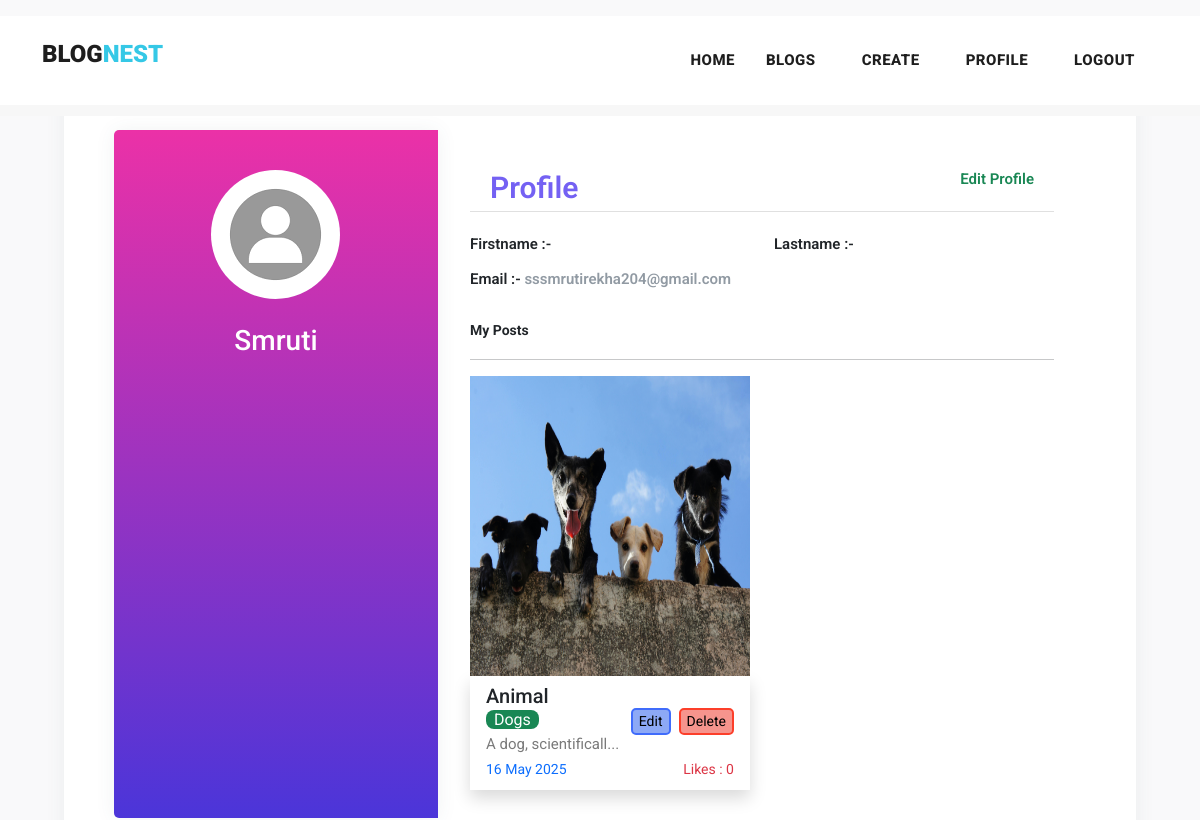
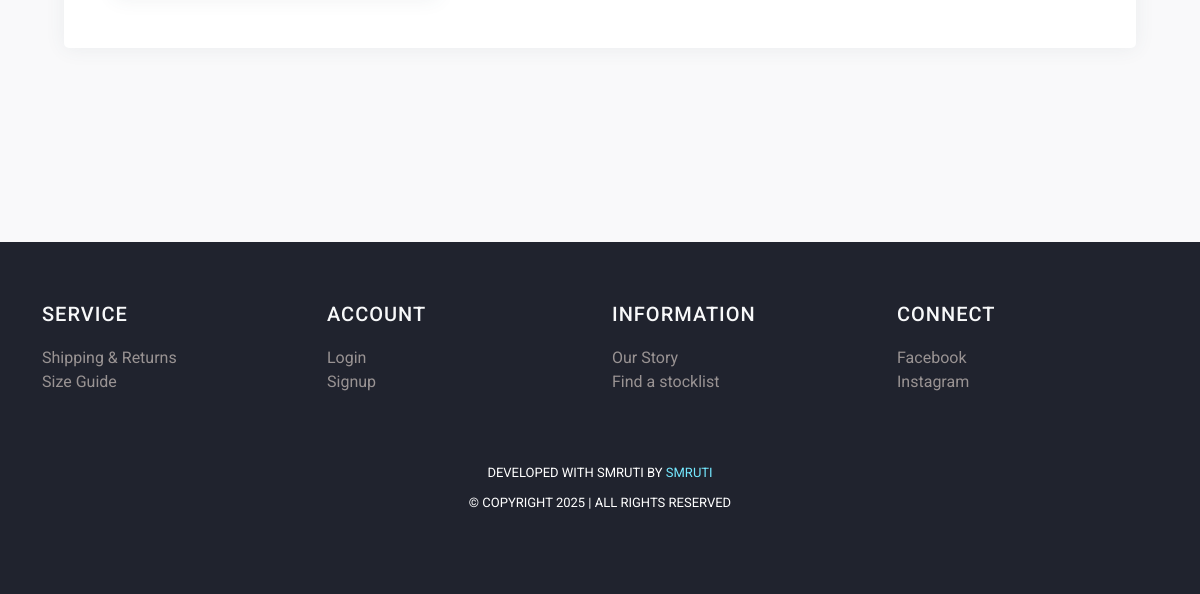
The page /profile/14 on the database as committed earlier (2 pictures, top to bottom).
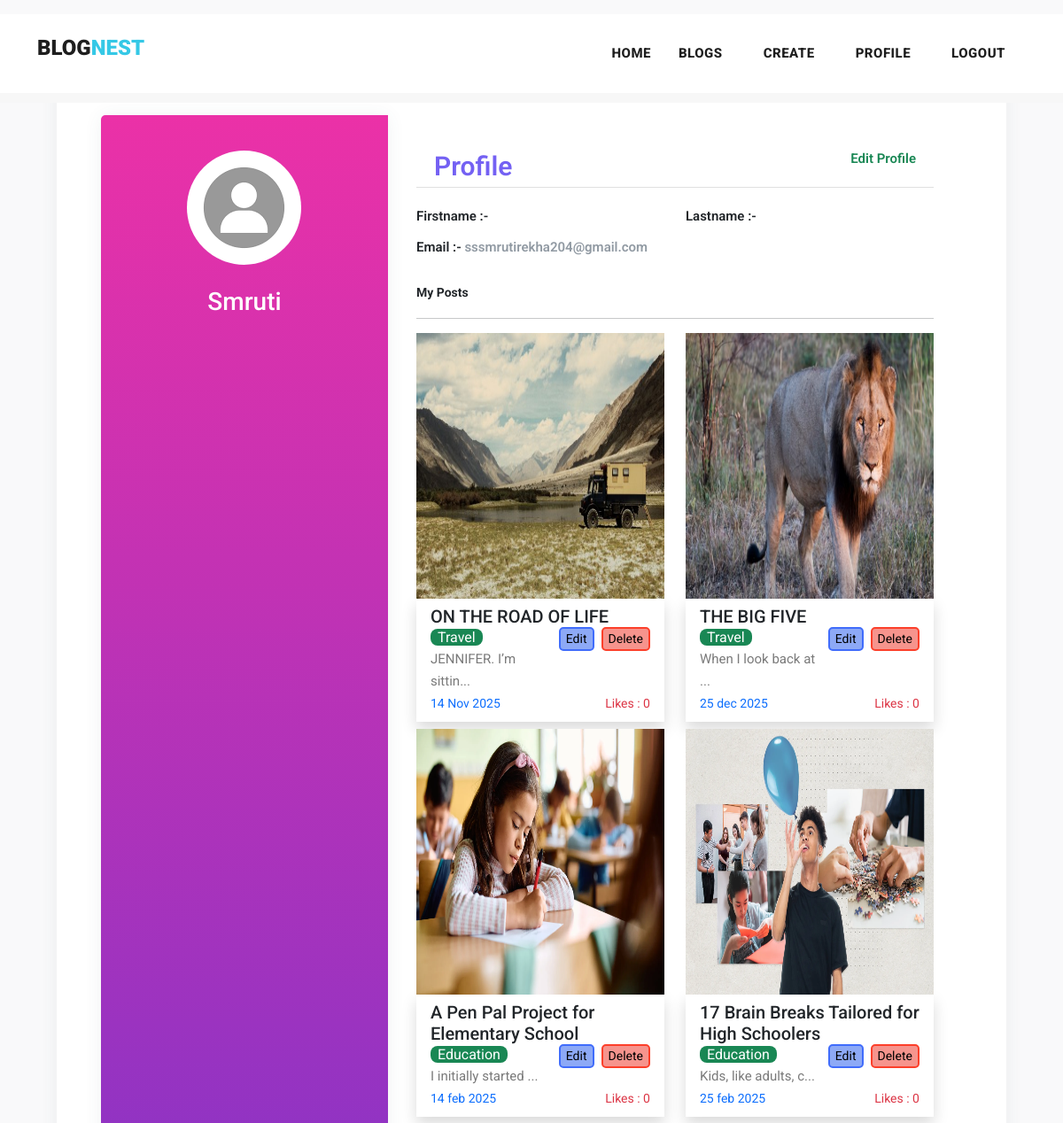
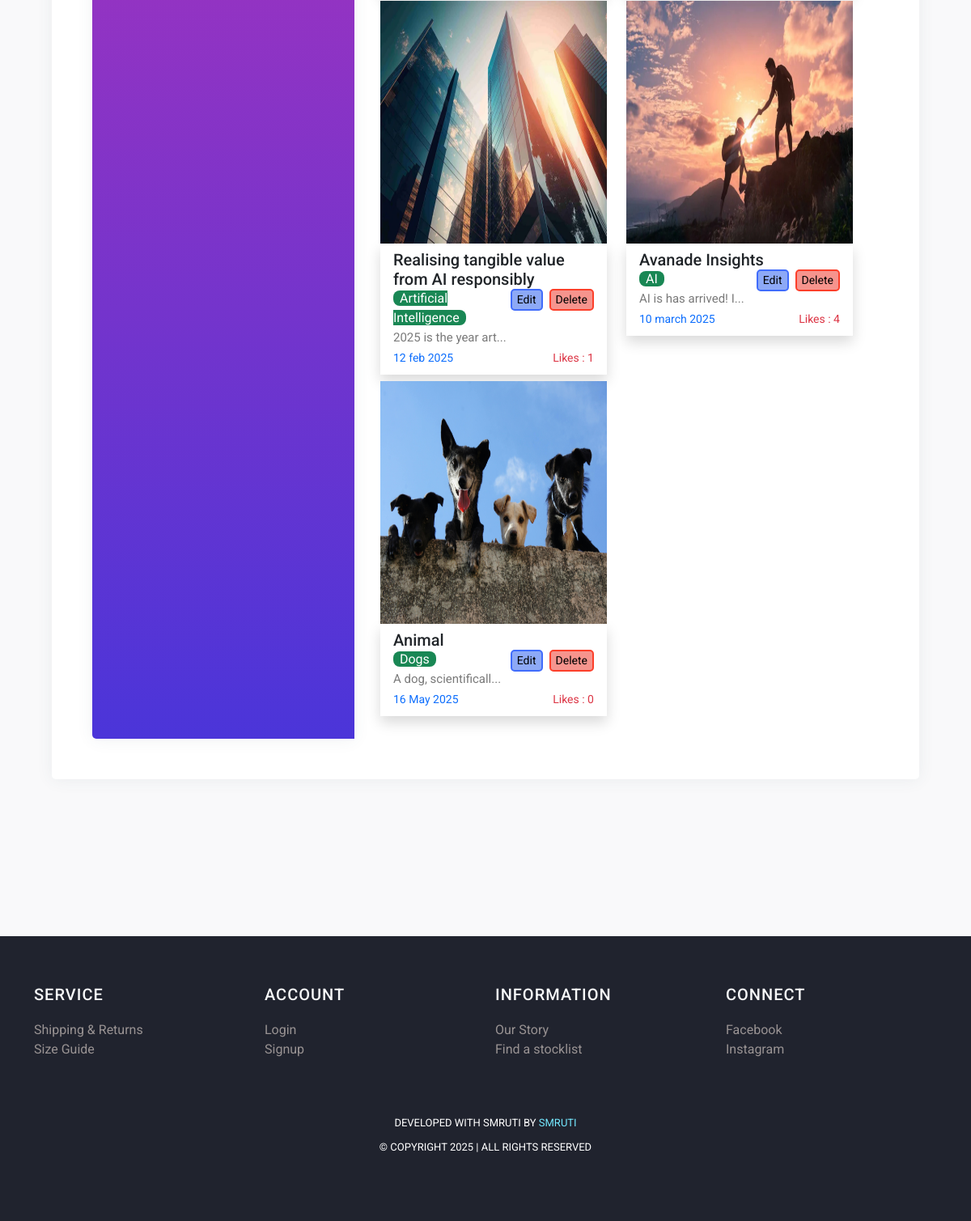
The same page on the database as committed later (2 pictures, top to bottom).
### myapp/models.py (models this page shows, shortened)
class Post(models.Model):
    postname = models.CharField(max_length=600)
    category = models.CharField(max_length=600)
    image = models.ImageField(upload_to='images/posts',blank=True,null=True)
    content = models.CharField(max_length=100000)
    time = models.CharField(default=time,max_length=100, blank=True)
    likes = models.IntegerField(null=True,blank=True,default=0)
    user = models.ForeignKey(User,on_delete=models.CASCADE)

### myapp/views.py (the view)
# urls.py: path("profile/<int:id>",views.profile,name='profile'),
def profile(request,id):
    return render(request,'profile.html',{
        'user':User.objects.get(id=id),
        'posts':Post.objects.all(),
        'media_url':settings.MEDIA_URL,
    })

### templates/profile.html (shortened to what the changed rows need)
{% load static %}
<!DOCTYPE html>
<html lang="en">
<head>
    <link href="https://cdn.jsdelivr.net/npm/bootstrap@5.3.0-alpha3/dist/css/bootstrap.min.css" rel="stylesheet"
>
    <link href="{% static 'vendor/bootstrap/css/bootstrap.min.css' %}" rel="stylesheet">
    <link rel="stylesheet" href="https://maxcdn.bootstrapcdn.com/bootstrap/4.0.0/css/bootstrap.min.css">
    <link href="https://cdn.jsdelivr.net/npm/bootstrap@5.3.0-alpha3/dist/css/bootstrap.min.css" rel="stylesheet"
>
    <link rel="stylesheet" href="{% static 'assets/css/fontawesome.css' %}">
    <link rel="stylesheet" href="{% static 'assets/css/templatemo-stand-blog.css' %}">
    <link rel="stylesheet" href="{% static 'assets/css/owl.css' %}">
</head>
<body>
    <header class="">
        <nav class="navbar navbar-expand-lg bg-white">
            <div class="container">
                <a class="navbar-brand" href="index.html">
                    <h2>BLOG<span style="color: rgb(53, 200, 230);">Nest</span></h2>
                </a>
            </div>
        </nav>
    </header>
    <div class="mt-3">
        <div class="page-content page-container p-lg-5 p-0" id="page-content">
            <div class="padding">
                <div class="row d-flex justify-content-center">
                    <div class="col-xl-12 col-md-12" id="card">
                        <div class="card user-card-full">
                            <div class="row m-l-0 m-r-0">
                                <div class="col-sm-8">
                                    <div class="card-block">
                                        <div class="row row-cols-lg-2 row-cols-1">
                                            {% for post in posts%}
                                            {% if post.user_id == user.id %}
                                            <div class="col col-lg-6 col-12 mb-2">
                                                <img src="{{media_url}}{{post.image}}" alt="" height="300px"
                                                    width="100%">
                                                <div class="px-3 py-2 shadow">
                                                    <h5>{{post.postname}}</h5>
                                                    <a href="{% url 'deletepost' post.id %}"><button
                                                            class="ms-2 float-right small" type="submit"
                                                            style="border:2px solid rgb(252, 63, 42); border-radius: 5px; background-color: rgb(246, 148, 141);">Delete</button></a>
                                                    <a href="{% url 'editpost' post.id %}"><button
                                                            class="float-right small" type="submit"
                                                            style="border:2px solid rgb(64, 108, 251); border-radius: 5px; background-color: rgb(141, 169, 246);">Edit</button></a>
                                                    <span
                                                        class="text-white bg-success rounded-3 px-2 rounded-2">{{post.category}}</span>
                                                    <p>{{post.content|slice:"0:20"}}...</p>
                                                    <p class="small text-primary">{{post.time}}<span
                                                            class="text-danger float-right">Likes :
                                                            {{post.likes}}</span></p>
                                                </div>
                                            </div>
                                            {% endif %}
                                            {% endfor %}
                                        </div>
                                    </div>
                                </div>
                            </div>
                        </div>
                    </div>
                </div>
            </div>
        </div>
    </div>
</body>
</html>

Rows that differ between the two databases and show on the page:
now on this page (row edited): Post: image (picture), postname "ON THE ROAD OF LIFE", category "Travel", content "JENNIFER. I’m sittin", time "14 Nov 2025", likes "0"
now on this page (row edited): Post: image (picture), postname "THE BIG FIVE", category "Travel", content "When I look back at", time "25 dec 2025", likes "0"
now on this page (row edited): Post: image (picture), postname "A Pen Pal Project for Elementary School", category "Education", content "I initially started", time "14 feb 2025", likes "0"
now on this page (row edited): Post: image (picture), postname "17 Brain Breaks Tailored for High Schoolers", category "Education", content "Kids, like adults, c", time "25 feb 2025", likes "0"
now on this page (row edited): Post: image (picture), postname "Realising tangible value from AI responsibly", category "Artificial Intelligence", content "2025 is the year art", time "12 feb 2025", likes "1"
now on this page (row edited): Post: image (picture), postname "Avanade Insights", category "AI", content "AI is has arrived! I", time "10 march 2025", likes "4"
